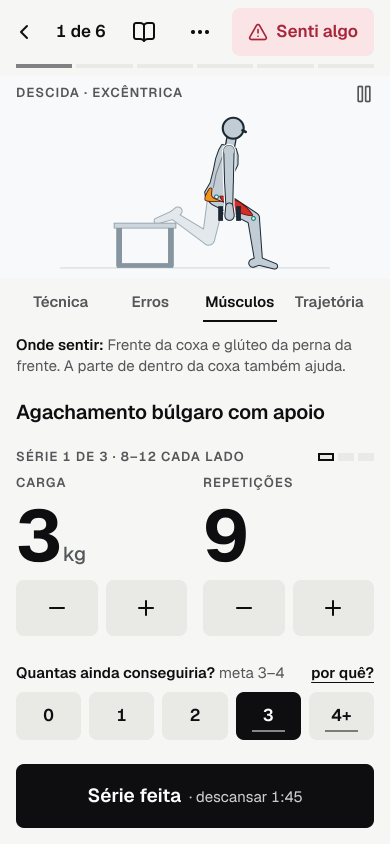
#> input picture docs/revisoes/frontend-novo/prototipos/capturas-b2/05-treino-musculos-390-claro.png, 780 x 1688 px (shown at 1/2 size); its folder holds 5 pictures in this run
$ python folha-b2.py
#> lines starting #> are read from the running program, lines starting #| are printed output that depends on the picture
"""Junta as capturas do protótipo B2 em folhas de comparação: uma por tema em 390 px, e uma em 320 px.

Uso: python3 scripts/design/frontend-novo/prototipo/folha-b2.py
Saída: docs/revisoes/frontend-novo/prototipos/capturas-b2/folha-claro.png, folha-escuro.png e folha-320.png
"""

import glob
import os

from PIL import Image

C = "docs/revisoes/frontend-novo/prototipos/capturas-b2"
VAO = 12


def folha(sufixo: str, largura: int, altura: int, por_linha: int, saida: str) -> None:
#> called with sufixo = '390-claro', largura = 390, altura = 844, por_linha = 7, saida = 'folha-claro.png'
    nomes = sorted(n for n in glob.glob(f"{C}/[0-9]*-{sufixo}.png"))
    linhas = [nomes[i : i + por_linha] for i in range(0, len(nomes), por_linha)]
    im = Image.new("RGB", ((largura + VAO) * por_linha - VAO, (altura + VAO) * len(linhas) - VAO), "#888888")
#> im: PIL image 2802x844 RGB; every value is 136
    for y, linha in enumerate(linhas):
        for x, n in enumerate(linha):
            im.paste(Image.open(n).convert("RGB").resize((largura, altura), Image.LANCZOS), (x * (largura + VAO), y * (altura + VAO)))
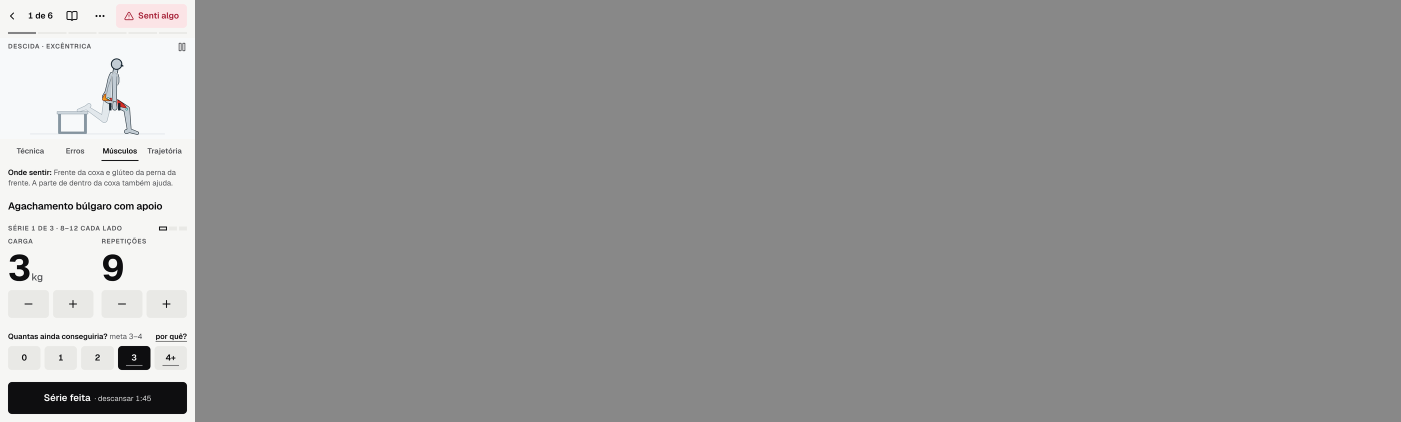
#> im: PIL image 2802x844 RGB (shown at 1/2 size); mean R, G, B 147.5, 147.5, 147.4
    im.save(os.path.join(C, saida), optimize=True)


folha("390-claro", 390, 844, 7, "folha-claro.png")
folha("390-escuro", 390, 844, 7, "folha-escuro.png")
#> call 2 of folha, with sufixo = '390-escuro', largura = 390, altura = 844, por_linha = 7, saida = 'folha-escuro.png'
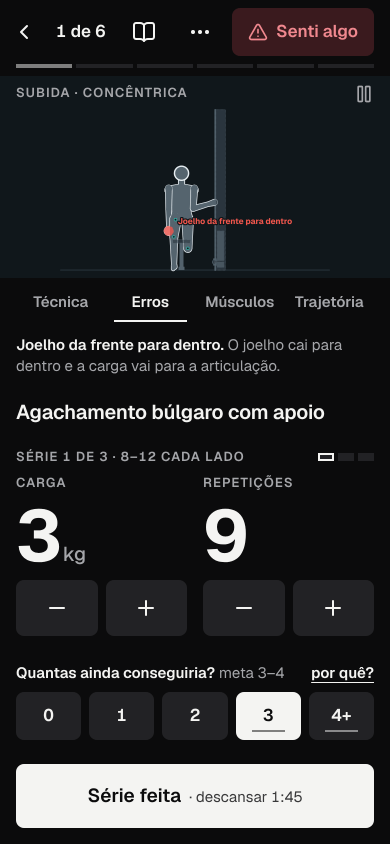
#> input picture docs/revisoes/frontend-novo/prototipos/capturas-b2/04-treino-erros-390-escuro.png, 780 x 1688 px (shown at 1/2 size)
#> in folha (call 2), `im.paste(Image.open(n).convert("RGB").resize((largura, altura), Image...`:
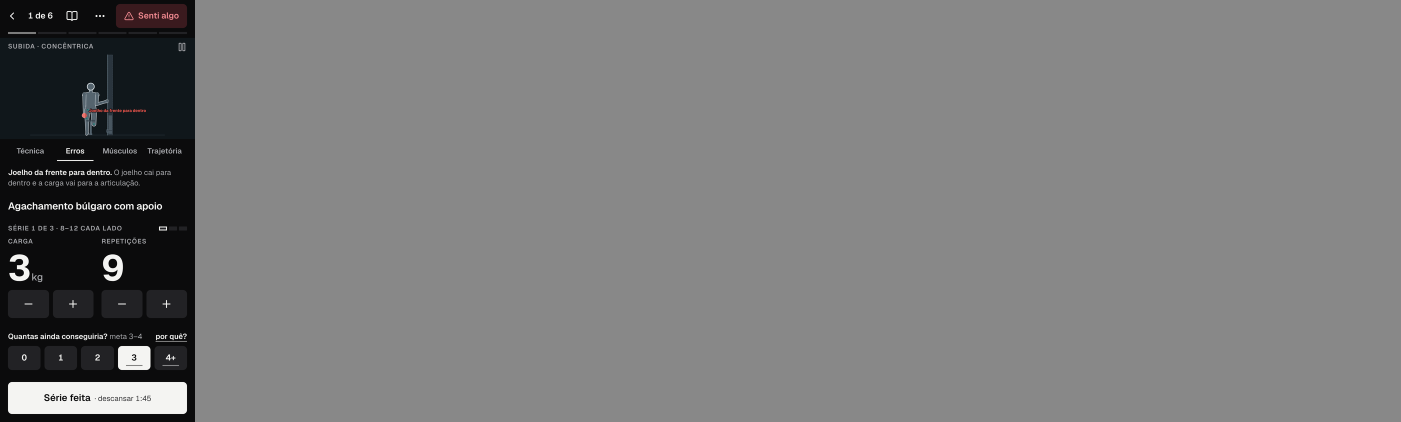
#> im: PIL image 2802x844 RGB (shown at 1/2 size); mean R, G, B 122.9, 123, 123.2
folha("320-claro", 320, 640, 7, "folha-320.png")
#> (the run stopped early here; a loop or call above may not have finished)
